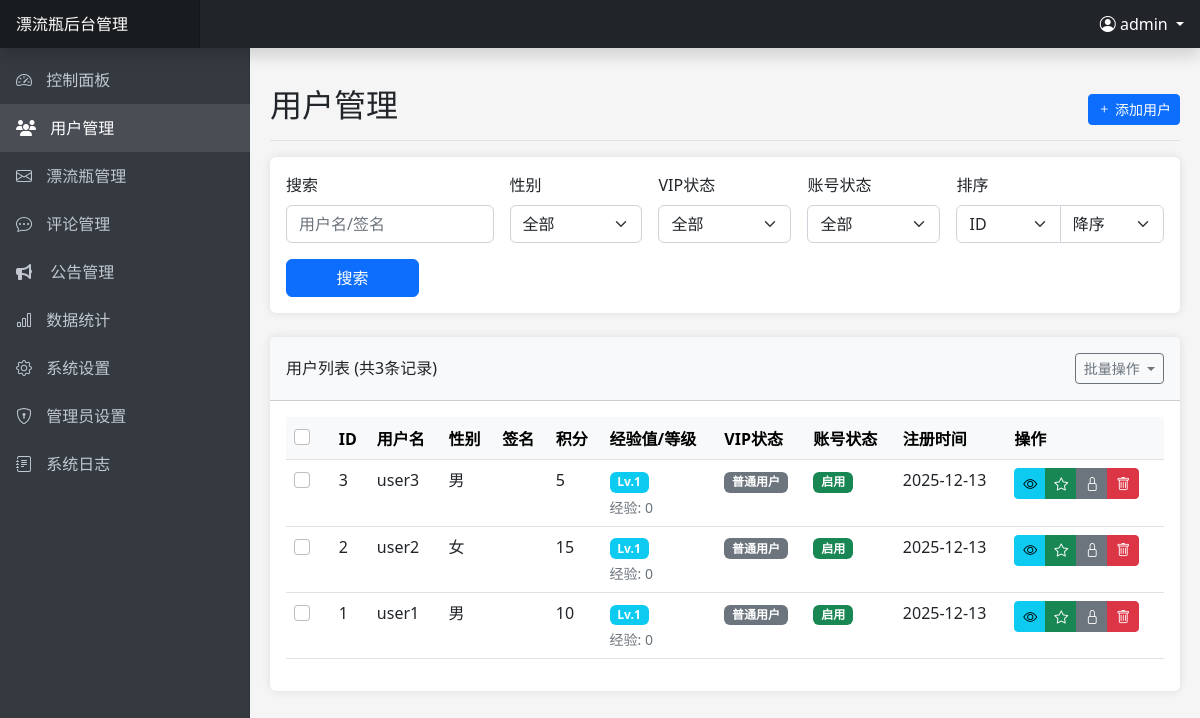
Page /admin/users.php (signed in) on the committed database.
### tables this page shows
CREATE TABLE IF NOT EXISTS `users` (
    `id` INT(11) AUTO_INCREMENT PRIMARY KEY,
    `username` VARCHAR(50) NOT NULL UNIQUE,
    `password` VARCHAR(255) NOT NULL,
    `gender` ENUM('男', '女') NOT NULL,
    `signature` TEXT DEFAULT NULL,
    `points` INT(11) DEFAULT 0,
    `experience` INT(11) DEFAULT 0 COMMENT '用户经验值',
    `level` INT(11) DEFAULT 1 COMMENT '用户等级',
    `is_vip` TINYINT(1) DEFAULT 0,
    `vip_expire_date` DATE DEFAULT NULL,
    `vip_level` INT(11) DEFAULT 0,
    `status` TINYINT(1) DEFAULT 1 COMMENT '0:禁用 1:启用',
    `created_at` TIMESTAMP DEFAULT CURRENT_TIMESTAMP,
    `updated_at` TIMESTAMP DEFAULT CURRENT_TIMESTAMP ON UPDATE CURRENT_TIMESTAMP
);

### includes/config.php (called while the page is built, shortened)
<?php
function getDbConnection() {
    try {
        $conn = new mysqli(DB_HOST, DB_USER, DB_PASS, DB_NAME);
        return $conn;
    } catch (Exception $e) {
        error_log("数据库连接异常: " . $e->getMessage());
        throw $e;
    }
}
function sanitizeInput($data) {
    $data = trim($data);
    $data = stripslashes($data);
    $data = htmlspecialchars($data, ENT_QUOTES | ENT_HTML5, 'UTF-8');
    return $data;
}
?>

### includes/admin.php (called while the page is built, shortened)
<?php
class Admin {
    private $conn;
    public function __construct() {
        $this->conn = getDbConnection();
    }
    public function logOperation($module, $action, $description = '', $data = null) {
        try {
            $adminId = $_SESSION['admin_id'];
            $ip = $_SERVER['REMOTE_ADDR'];
            $jsonData = $data ? json_encode($data, JSON_UNESCAPED_UNICODE) : null;
            $stmt = $this->conn->prepare("INSERT INTO admin_operation_logs (admin_id, module, action, ip, description, data) VALUES (?, ?, ?, ?, ?, ?)");
            $stmt->bind_param("isssss", $adminId, $module, $action, $ip, $description, $jsonData);
            $result = $stmt->execute();
            return $result;
        } catch (Exception $e) {
            error_log("记录操作日志失败: " . $e->getMessage());
            return false;
        }
    }
}
?>

### admin/users.php (the view, shortened to what this page needs)
<?php
$pageActions = '<a href="users.php?action=add" class="btn btn-sm btn-primary"><i class="bi bi-plus"></i> 添加用户</a>';
require_once 'includes/header.php';
$conn = getDbConnection();
$search = sanitizeInput($_GET['search'] ?? '');
$sortBy = sanitizeInput($_GET['sort_by'] ?? 'id');
$sortOrder = sanitizeInput($_GET['sort_order'] ?? 'desc');
$page = isset($_GET['page']) ? (int)$_GET['page'] : 1;
$limit = 10;
$offset = ($page - 1) * $limit;
$where = [];
$params = [];
$types = '';
$whereClause = !empty($where) ? "WHERE " . implode(' AND ', $where) : '';
$sortOrder = strtolower($sortOrder) === 'asc' ? 'ASC' : 'DESC';
$countQuery = "SELECT COUNT(*) as total FROM users $whereClause";
$query = "SELECT * FROM users $whereClause ORDER BY $sortBy $sortOrder LIMIT ?, ?";
$countParams = $params;
$countTypes = $types;
$params[] = $offset;
$params[] = $limit;
$types .= 'ii';
if (!empty($countParams)) {
    try {
        $countStmt = $conn->prepare($countQuery);
        if ($countStmt === false) {
            throw new Exception("准备计数查询失败: " . $conn->error);
        }
        $countStmt->bind_param($countTypes, ...$countParams);
        $countStmt->execute();
        $totalResult = $countStmt->get_result();
        $total = $totalResult->fetch_assoc()['total'];
        $countStmt->close();
    } catch (Exception $e) {
        error_log("用户统计查询错误: " . $e->getMessage());
        $total = 0;
    }
} else {
    $totalResult = $conn->query($countQuery);
    if ($totalResult === false) {
        error_log("用户计数查询执行失败: " . $conn->error);
        $total = 0;
    } else {
        $total = $totalResult->fetch_assoc()['total'];
    }
}
if (!empty($params)) {
    try {
        $stmt = $conn->prepare($query);
        $stmt->bind_param($types, ...$params);
        $stmt->execute();
        $result = $stmt->get_result();
    } catch (Exception $e) {
        error_log("用户列表查询错误: " . $e->getMessage());
        $result = false;
    }
} else {
    $result = $conn->query($query);
    if ($result === false) {
        error_log("用户列表查询失败: " . $conn->error);
        $result = false;
    }
}
?>
<div class="card mb-4">
    <div class="card-body">
        <form method="get" class="row g-3">
            <div class="col-md-3">
                <label for="search" class="form-label">搜索</label>
                <input type="text" class="form-control" id="search" name="search" placeholder="用户名/签名" value="<?php echo htmlspecialchars($search); ?>">
            </div>
            <div class="col-md-2">
                <label for="gender" class="form-label">性别</label>
                <select class="form-select" id="gender" name="gender">
                    <option value="">全部</option>
                </select>
            </div>
            <div class="col-md-2">
                <label for="vip" class="form-label">VIP状态</label>
                <select class="form-select" id="vip" name="vip">
                    <option value="-1">全部</option>
                </select>
            </div>
            <div class="col-md-2">
                <label for="status" class="form-label">账号状态</label>
                <select class="form-select" id="status" name="status">
                    <option value="-1">全部</option>
                </select>
            </div>
            <div class="col-md-3">
                <label for="sort_by" class="form-label">排序</label>
                <div class="input-group">
                    <select class="form-select" id="sort_by" name="sort_by">
                        <option value="id" <?php echo $sortBy === 'id' ? 'selected' : ''; ?>>ID</option>
                    </select>
                    <select class="form-select" id="sort_order" name="sort_order">
                        <option value="desc" <?php echo $sortOrder === 'DESC' ? 'selected' : ''; ?>>降序</option>
                    </select>
                </div>
            </div>
            <div class="col-md-2 d-flex align-items-end">
                <button type="submit" class="btn btn-primary w-100">搜索</button>
            </div>
        </form>
    </div>
</div>
<?php if (isset($action) && $action === 'add'): ?>
<div class="card mb-4">
    <div class="card-header">
        <h5 class="m-0">添加用户</h5>
    </div>
    <div class="card-body">
        <form method="post" class="row g-3">
            <div class="col-md-6">
                <label for="username" class="form-label">用户名 <span class="text-danger">*</span></label>
                <input type="text" class="form-control" id="username" name="username" required value="<?php echo htmlspecialchars($_POST['username'] ?? ''); ?>">
            </div>
            <div class="col-md-6">
                <label for="password" class="form-label">密码 <span class="text-danger">*</span></label>
                <input type="password" class="form-control" id="password" name="password" required>
            </div>
            <div class="col-md-6">
                <label for="gender" class="form-label">性别 <span class="text-danger">*</span></label>
                <select class="form-select" id="gender" name="gender" required>
                    <option value="">请选择</option>
                    <option value="男" <?php echo isset($_POST['gender']) && $_POST['gender'] === '男' ? 'selected' : ''; ?>>男</option>
                    <option value="女" <?php echo isset($_POST['gender']) && $_POST['gender'] === '女' ? 'selected' : ''; ?>>女</option>
                </select>
            </div>
            <div class="col-md-6">
                <label for="points" class="form-label">初始积分</label>
                <input type="number" class="form-control" id="points" name="points" value="<?php echo htmlspecialchars($_POST['points'] ?? '0'); ?>" min="0">
            </div>
            <div class="col-md-12">
                <label for="signature" class="form-label">个性签名</label>
                <textarea class="form-control" id="signature" name="signature" rows="2"><?php echo htmlspecialchars($_POST['signature'] ?? ''); ?></textarea>
            </div>
            <div class="col-md-12">
                <div class="form-check">
                    <input class="form-check-input" type="checkbox" id="is_vip" name="is_vip" <?php echo isset($_POST['is_vip']) ? 'checked' : ''; ?>>
                    <label class="form-check-label" for="is_vip">
                        VIP会员
                    </label>
                </div>
            </div>
            <div class="col-md-6" id="vipOptions" <?php echo isset($_POST['is_vip']) ? '' : 'style="display: none;"'; ?>>
                <label for="vip_level" class="form-label">VIP等级</label>
                <select class="form-select" id="vip_level" name="vip_level">
                    <?php for ($i = 1; $i <= 5; $i++): ?>
                    <option value="<?php echo $i; ?>" <?php echo isset($_POST['vip_level']) && (int)$_POST['vip_level'] === $i ? 'selected' : ''; ?>>
                        VIP <?php echo $i; ?>
                    </option>
                    <?php endfor; ?>
                </select>
            </div>
            <div class="col-md-6">
                <label for="status" class="form-label">账号状态</label>
                <select class="form-select" id="status" name="status">
                    <option value="1" <?php echo !isset($_POST['status']) || (int)$_POST['status'] === 1 ? 'selected' : ''; ?>>启用</option>
                    <option value="0" <?php echo isset($_POST['status']) && (int)$_POST['status'] === 0 ? 'selected' : ''; ?>>禁用</option>
                </select>
            </div>
            <div class="col-12">
                <button type="submit" class="btn btn-primary">创建用户</button>
                <a href="users.php" class="btn btn-secondary">取消</a>
            </div>
        </form>
    </div>
</div>
<script>
document.addEventListener('DOMContentLoaded', function() {
    const isVipCheckbox = document.getElementById('is_vip');
    const vipOptionsDiv = document.getElementById('vipOptions');
    if (isVipCheckbox && vipOptionsDiv) {
        isVipCheckbox.addEventListener('change', function() {
            vipOptionsDiv.style.display = this.checked ? 'block' : 'none';
        });
    }
});
</script>
<?php else: ?>
<div class="card">
    <div class="card-header py-3 d-flex justify-content-between align-items-center">
        <h6 class="m-0 font-weight-bold">用户列表 (共<?php echo $total; ?>条记录)</h6>
        <div class="btn-group">
            <button type="button" class="btn btn-sm btn-outline-secondary dropdown-toggle" data-bs-toggle="dropdown" aria-expanded="false">
                批量操作
            </button>
        </div>
    </div>
    <div class="card-body">
        <form id="batch-form" method="post" action="batch_users.php">
            <div class="table-responsive">
                <table class="table table-hover">
                    <thead class="table-light">
                        <tr>
                            <th>
                                <div class="form-check">
                                    <input class="form-check-input" type="checkbox" id="select-all">
                                </div>
                            </th>
                            <th>ID</th>
                            <th>用户名</th>
                            <th>性别</th>
                            <th>签名</th>
                            <th>积分</th>
                            <th>经验值/等级</th>
                            <th>VIP状态</th>
                            <th>账号状态</th>
                            <th>注册时间</th>
                            <th>操作</th>
                        </tr>
                    </thead>
                    <tbody>
                        <?php if ($result->num_rows > 0): ?>
                            <?php while ($user = $result->fetch_assoc()): ?>
                            <tr>
                                <td>
                                    <div class="form-check">
                                        <input class="form-check-input user-checkbox" type="checkbox" name="user_ids[]" value="<?php echo $user['id']; ?>">
                                    </div>
                                </td>
                                <td><?php echo $user['id']; ?></td>
                                <td><?php echo htmlspecialchars($user['username']); ?></td>
                                <td><?php echo $user['gender']; ?></td>
                                <td><?php echo mb_substr(htmlspecialchars($user['signature'] ?? ''), 0, 20) . (mb_strlen($user['signature'] ?? '') > 20 ? '...' : ''); ?></td>
                                <td><?php echo $user['points']; ?></td>
                                <td>
                                    <?php
                                    $experience = $user['experience'] ?? 0;
                                    $level = $user['level'] ?? 1;
                                    ?>
                                    <span class="badge bg-info">Lv.<?php echo $level; ?></span>
                                    <div class="small text-muted mt-1">
                                        经验: <?php echo $experience; ?>
                                    </div>
                                </td>
                                <td>
                                    <span class="badge bg-<?php echo $user['is_vip'] ? 'success' : 'secondary'; ?>">
                                        <?php echo $user['is_vip'] ? 'VIP' . $user['vip_level'] : '普通用户'; ?>
                                    </span>
                                </td>
                                <td>
                                    <span class="badge bg-<?php echo $user['status'] ? 'success' : 'secondary'; ?>">
                                        <?php echo $user['status'] ? '启用' : '禁用'; ?>
                                    </span>
                                </td>
                                <td><?php echo date('Y-m-d', strtotime($user['created_at'])); ?></td>
                                <td>
                                    <div class="btn-group">
                                        <a href="user_detail.php?id=<?php echo $user['id']; ?>" class="btn btn-sm btn-info" title="查看详情">
                                            <i class="bi bi-eye"></i>
                                        </a>
                                        <a href="users.php?action=toggle_vip&id=<?php echo $user['id']; ?>" class="btn btn-sm btn-<?php echo $user['is_vip'] ? 'warning' : 'success'; ?>" title="<?php echo $user['is_vip'] ? '取消VIP' : '设为VIP'; ?>">
                                            <i class="bi bi-star<?php echo $user['is_vip'] ? '-fill' : ''; ?>"></i>
                                        </a>
                                        <a href="users.php?action=toggle_status&id=<?php echo $user['id']; ?>" class="btn btn-sm btn-<?php echo $user['status'] ? 'secondary' : 'primary'; ?>" title="<?php echo $user['status'] ? '禁用账号' : '启用账号'; ?>">
                                            <i class="bi bi-<?php echo $user['status'] ? 'lock' : 'unlock'; ?>"></i>
                                        </a>
                                        <a href="users.php?action=delete&id=<?php echo $user['id']; ?>" class="btn btn-sm btn-danger" title="删除用户">
                                            <i class="bi bi-trash"></i>
                                        </a>
                                    </div>
                                </td>
                            </tr>
                            <?php endwhile; ?>
                        <?php else: ?>
                            <tr>
                                <td colspan="9" class="text-center">没有找到符合条件的用户</td>
                            </tr>
                        <?php endif; ?>
                    </tbody>
                </table>
            </div>
        </form>
    </div>
</div>
<?php endif; ?>
<?php
require_once 'includes/footer.php';
?>

### rows in the picture
users: id "3", username "user3", gender "男", points "5", level "1", experience "0", is_vip "普通用户", status "启用", created_at "2025-12-13"
users: id "2", username "user2", gender "女", points "15", level "1", experience "0", is_vip "普通用户", status "启用", created_at "2025-12-13"
users: id "1", username "user1", gender "男", points "10", level "1", experience "0", is_vip "普通用户", status "启用", created_at "2025-12-13"

### other values in the picture
SITE_NAME "漂流瓶"
$admin->getCurrentAdminUsername() "admin"
$pageTitle "用户管理"
$total "3"
